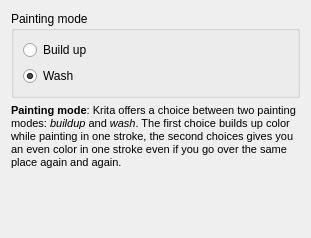
<ui version="4.0" >
 <class>WdgIncremental</class>
 <widget class="QWidget" name="WdgIncremental" >
  <property name="geometry" >
   <rect>
    <x>0</x>
    <y>0</y>
    <width>311</width>
    <height>238</height>
   </rect>
  </property>
  <layout class="QGridLayout" name="gridLayout" >
   <item row="0" column="0" >
    <widget class="QGroupBox" name="grpIncremental" >
     <property name="title" >
      <string>Painting mode</string>
     </property>
     <property name="checkable" >
      <bool>false</bool>
     </property>
     <property name="checked" >
      <bool>false</bool>
     </property>
     <layout class="QGridLayout" name="gridLayout_2" >
      <item row="1" column="0" >
       <widget class="QRadioButton" name="radioWash" >
        <property name="text" >
         <string>Wash</string>
        </property>
        <property name="checked" >
         <bool>true</bool>
        </property>
       </widget>
      </item>
      <item row="0" column="0" >
       <widget class="QRadioButton" name="radioBuildup" >
        <property name="text" >
         <string>Build up</string>
        </property>
       </widget>
      </item>
     </layout>
    </widget>
   </item>
   <item row="1" column="0" >
    <widget class="QLabel" name="label" >
     <property name="toolTip" >
      <string>&lt;!DOCTYPE HTML PUBLIC "-//W3C//DTD HTML 4.0//EN" "http://www.w3.org/TR/REC-html40/strict.dtd">
&lt;html>&lt;head>&lt;meta name="qrichtext" content="1" />&lt;style type="text/css">
p, li { white-space: pre-wrap; }
&lt;/style>&lt;/head>&lt;body style=" font-family:'Bitstream Vera Sans'; font-size:8pt; font-weight:400; font-style:normal;">
&lt;p style=" margin-top:0px; margin-bottom:0px; margin-left:0px; margin-right:0px; -qt-block-indent:0; text-indent:0px;">&lt;span style=" font-weight:600;">Note:&lt;/span> this is the same thing as the "incremental" option in the Krita 1.6 freehand tool options.&lt;/p>&lt;/body>&lt;/html></string>
     </property>
     <property name="text" >
      <string>&lt;!DOCTYPE HTML PUBLIC "-//W3C//DTD HTML 4.0//EN" "http://www.w3.org/TR/REC-html40/strict.dtd">
&lt;html>&lt;head>&lt;meta name="qrichtext" content="1" />&lt;style type="text/css">
p, li { white-space: pre-wrap; }
&lt;/style>&lt;/head>&lt;body style=" font-family:'Bitstream Vera Sans'; font-size:8pt; font-weight:400; font-style:normal;">
&lt;p style=" margin-top:0px; margin-bottom:0px; margin-left:0px; margin-right:0px; -qt-block-indent:0; text-indent:0px;">&lt;span style=" font-weight:600;">Painting mode&lt;/span>: Krita offers a choice between two painting modes: &lt;span style=" font-style:italic;">buildup&lt;/span> and &lt;span style=" font-style:italic;">wash&lt;/span>. The first choice builds up color while painting in one stroke, the second choices gives you an even color in one stroke even if you go over the same place again and again.&lt;/p>&lt;/body>&lt;/html></string>
     </property>
     <property name="textFormat" >
      <enum>Qt::RichText</enum>
     </property>
     <property name="wordWrap" >
      <bool>true</bool>
     </property>
    </widget>
   </item>
   <item row="2" column="0" >
    <spacer name="verticalSpacer" >
     <property name="orientation" >
      <enum>Qt::Vertical</enum>
     </property>
     <property name="sizeHint" stdset="0" >
      <size>
       <width>20</width>
       <height>40</height>
      </size>
     </property>
    </spacer>
   </item>
  </layout>
 </widget>
 <resources/>
 <connections/>
</ui>
